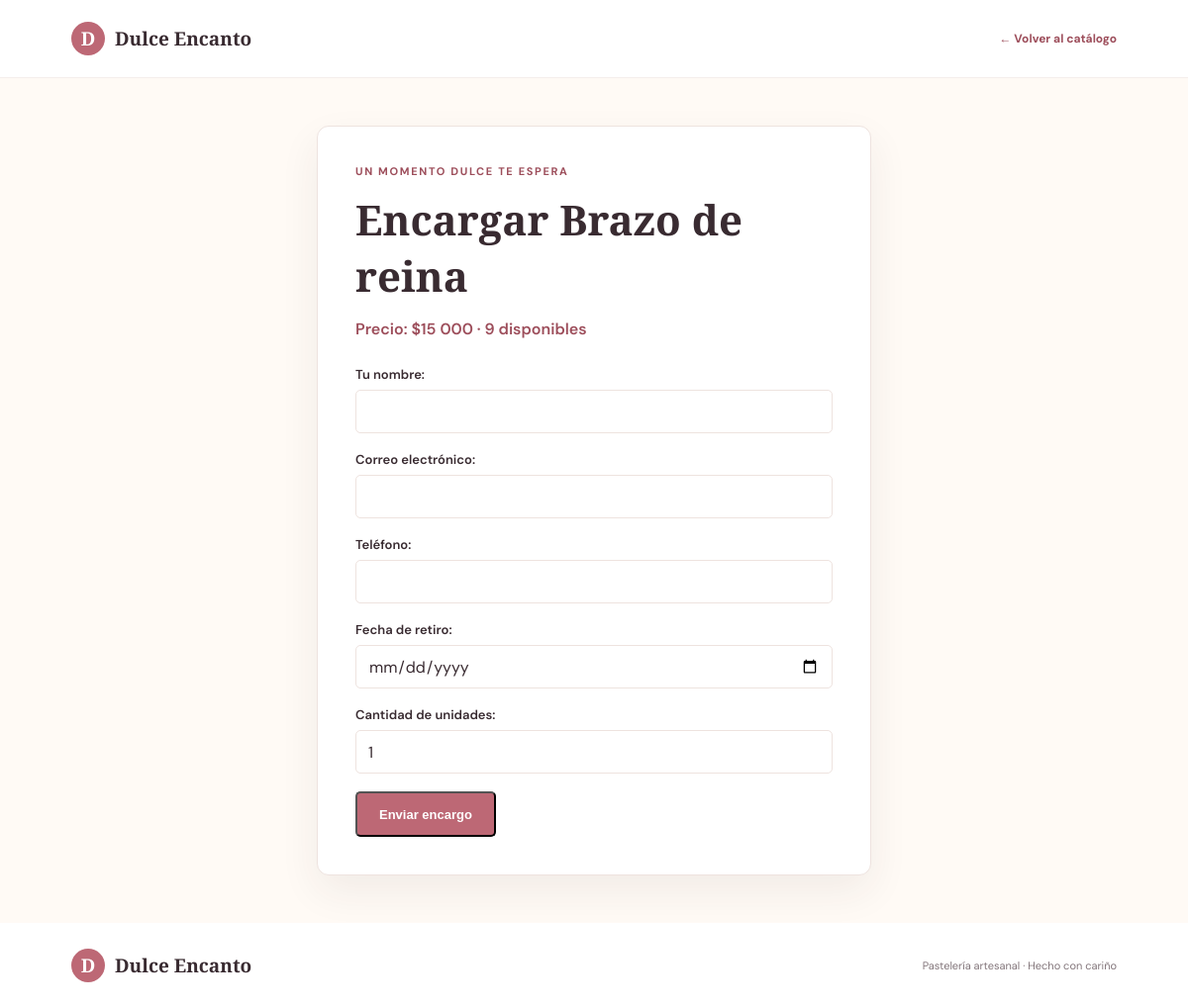
Page /encargar/5/ on the committed database.
### pasteleria/models.py (models this page shows, shortened)
class producto(models.Model):
    nombre = models.CharField(max_length=100)
    linea = models.ForeignKey(
        linea,
        on_delete=models.CASCADE,
        related_name='productos',
    )
    descripcion = models.TextField()
    precio = models.DecimalField(max_digits=10, decimal_places=2)
    stock = models.IntegerField()
    porcion = models.CharField(max_length=50)
    imagen = models.ImageField(upload_to='productos/',blank=True, null=True)
    apto_celiacos = models.BooleanField(
        default=False,
        verbose_name='Apto para celíacos',
    )
    visible_en_catalogo = models.BooleanField(default=True, verbose_name='Visible en catálogo')

### pasteleria/views.py (the view)
def crear_encargo(request, producto_id):
    producto_actual = get_object_or_404(
        producto,
        pk=producto_id,
        visible_en_catalogo=True,
    )
    if producto_actual.stock <= 0:
        return redirect('detalle_producto', producto_id=producto_actual.pk)
    enviado = False
    encargo_creado = None
    if request.method == 'POST':
        form = EncargoForm(request.POST, producto=producto_actual)
        if form.is_valid():
            cantidad = form.cleaned_data['cantidad']
            with transaction.atomic():
                stock_actualizado = producto.objects.filter(
                    pk=producto_actual.pk,
                    stock__gte=cantidad,
                ).update(stock=F('stock') - cantidad)
                if stock_actualizado:
                    nuevo_encargo = form.save(commit=False)
                    nuevo_encargo.producto = producto_actual
                    nuevo_encargo.precio_unitario = producto_actual.precio
                    nuevo_encargo.save()
                    enviado = True
                    encargo_creado = nuevo_encargo
                else:
                    producto_actual.refresh_from_db(fields=['stock'])
                    form.add_error(
                        'cantidad',
                        f'Solo hay {producto_actual.stock} unidades disponibles.',
                    )
    else:
        form = EncargoForm(producto=producto_actual)
    return render(
        request,
        'pasteleria/encargo.html',
        {
            'producto': producto_actual,
            'form': form,
            'enviado': enviado,
            'encargo_creado': encargo_creado,
        },
    )

### pasteleria/forms.py (shortened to what this page needs)
class EncargoForm(forms.ModelForm):
    cantidad = forms.IntegerField(
        initial=1,
        label='Cantidad de unidades',
    )
    def __init__(self, *args, producto=None, **kwargs):
        super().__init__(*args, **kwargs)
        self.producto = producto
    class Meta:
        model = encargo
        fields = ('nombre', 'correo', 'telefono', 'fecha_retiro', 'cantidad')
        labels = {
            'nombre': 'Tu nombre',
            'correo': 'Correo electrónico',
            'telefono': 'Teléfono',
            'fecha_retiro': 'Fecha de retiro',
        }
        widgets = {
            'nombre': forms.TextInput(attrs={'autocomplete': 'name'}),
            'correo': forms.EmailInput(attrs={'autocomplete': 'email'}),
            'telefono': forms.TextInput(
                attrs={'type': 'tel', 'autocomplete': 'tel'}
            ),
            'fecha_retiro': forms.DateInput(attrs={'type': 'date'}),
        }

### templates/pasteleria/encargo.html (shortened to what this page needs)
{% load static %}
{% load humanize %}
<!DOCTYPE html>
<html lang="es">
<head>
    <link rel="stylesheet" href="{% static 'css/catalogo.css' %}">
</head>
<body>
    <header class="site-header">
        <a class="brand" href="{% url 'catalogo' %}">
            <span class="brand-mark" aria-hidden="true">D</span>
            <span>Dulce Encanto</span>
        </a>
        <a class="text-link" href="{% url 'catalogo' %}">← Volver al catálogo</a>
    </header>
    <main class="order-section">
        <div class="order-card">
            {% if enviado %}
                <section class="receipt">
                    <p class="eyebrow">Comprobante de encargo #{{ encargo_creado.pk }}</p>
                    <h1>¡Gracias por tu encargo!</h1>
                    <p>Registramos tu solicitud. Nos pondremos en contacto contigo para
                       confirmar los detalles.</p>
                    <dl class="receipt-details">
                        <div>
                            <dt>Producto</dt>
                            <dd>{{ encargo_creado.producto.nombre }}</dd>
                        </div>
                        <div>
                            <dt>Cantidad</dt>
                            <dd>{{ encargo_creado.cantidad }}</dd>
                        </div>
                        <div>
                            <dt>Precio por unidad</dt>
                            <dd>${{ encargo_creado.precio_unitario|floatformat:0|intcomma }}</dd>
                        </div>
                        <div>
                            <dt>Total</dt>
                            <dd>CLP ${{ encargo_creado.total|floatformat:0|intcomma }}</dd>
                        </div>
                        <div>
                            <dt>Fecha de retiro</dt>
                            <dd>{{ encargo_creado.fecha_retiro|date:"d/m/Y" }}</dd>
                        </div>
                        <div>
                            <dt>Estado</dt>
                            <dd>Pendiente de confirmación</dd>
                        </div>
                        <div>
                            <dt>Cliente</dt>
                            <dd>{{ encargo_creado.nombre }}</dd>
                        </div>
                        <div>
                            <dt>Correo</dt>
                            <dd>{{ encargo_creado.correo }}</dd>
                        </div>
                        <div>
                            <dt>Teléfono</dt>
                            <dd>{{ encargo_creado.telefono }}</dd>
                        </div>
                    </dl>
                </section>
                <div class="receipt-actions">
                    <button class="button button-primary" type="button" onclick="window.print()">
                        Imprimir comprobante
                    </button>
                    <a class="text-link" href="{% url 'catalogo' %}">Volver al catálogo</a>
                </div>
            {% else %}
                <p class="eyebrow">Un momento dulce te espera</p>
                <h1>Encargar {{ producto.nombre }}</h1>
                <p class="order-summary">
                    Precio: ${{ producto.precio|floatformat:0|intcomma }} · {{ producto.stock }} disponibles
                </p>
                <form method="post">
                    {{ form.as_p }}
                    <button class="button button-primary" type="submit">
                        Enviar encargo
                    </button>
                </form>
            {% endif %}
        </div>
    </main>
    <footer class="site-footer">
        <a class="brand" href="{% url 'catalogo' %}">
            <span class="brand-mark" aria-hidden="true">D</span>
            <span>Dulce Encanto</span>
        </a>
        <p>Pastelería artesanal · Hecho con cariño</p>
    </footer>
</body>
</html>

### static/css/catalogo.css (style rules this page uses)
:root { --ink: #392b31; --muted: #82757a; --rose: #bd6875; --rose-dark: #9d4e5b; --cream: #fffaf5; --blush: #f8e9e5; --line: #eee3df; --green: #537b62; }
* { box-sizing: border-box; }
html { scroll-behavior: smooth; }
body { margin: 0; color: var(--ink); background: #fff; font-family: 'DM Sans', sans-serif; }
a { color: inherit; text-decoration: none; }
.site-header, .site-footer { display: flex; align-items: center; justify-content: space-between; padding: 22px max(calc((100vw - 1180px) / 2), 6vw); }
.site-header { border-bottom: 1px solid #f4eeeb; }
.brand { display: inline-flex; align-items: center; gap: 10px; font-family: 'Playfair Display', serif; font-size: 19px; font-weight: 600; }
.brand-mark { display: grid; width: 34px; height: 34px; place-items: center; border-radius: 50%; color: #fff; background: var(--rose); font-family: 'Playfair Display', serif; }
.eyebrow { margin: 0 0 13px; color: var(--rose-dark); font-size: 11px; font-weight: 700; letter-spacing: 0.15em; text-transform: uppercase; }
h1, h2, h3, p { margin-top: 0; }
h1, h2, .product-info h3 { font-family: 'Playfair Display', Georgia, serif; }
.button { display: inline-flex; min-height: 46px; align-items: center; justify-content: center; padding: 0 22px; border-radius: 5px; font-size: 13px; font-weight: 600; transition: background 160ms ease, transform 160ms ease; }
.button-primary { color: #fff; background: var(--rose); }
.text-link { color: var(--rose-dark); font-size: 12px; font-weight: 700; }
.site-footer { min-height: 85px; gap: 20px; }
.site-footer p { margin: 0; color: var(--muted); font-size: 11px; }
.order-section { display: grid; min-height: 65vh; place-items: center; padding: 48px 20px; background: var(--cream); }
.order-card { width: min(100%, 560px); padding: 38px; border: 1px solid var(--line); border-radius: 12px; background: #fff; box-shadow: 0 16px 40px rgb(57 43 49 / 7%); }
.order-card h1 { margin-bottom: 12px; font-size: clamp(30px, 5vw, 42px); }
.order-card > p:not(.eyebrow) { color: var(--muted); line-height: 1.7; }
.order-summary { margin-bottom: 24px; color: var(--rose-dark) !important; font-weight: 600; }
.order-card form p { margin-bottom: 18px; }
.order-card label { display: block; margin-bottom: 7px; font-size: 13px; font-weight: 600; }
.order-card input { width: 100%; min-height: 44px; padding: 9px 12px; border: 1px solid var(--line); border-radius: 5px; color: var(--ink); font: inherit; }

### rows in the picture
producto: nombre "Brazo de reina", precio "15 000", stock "9"
